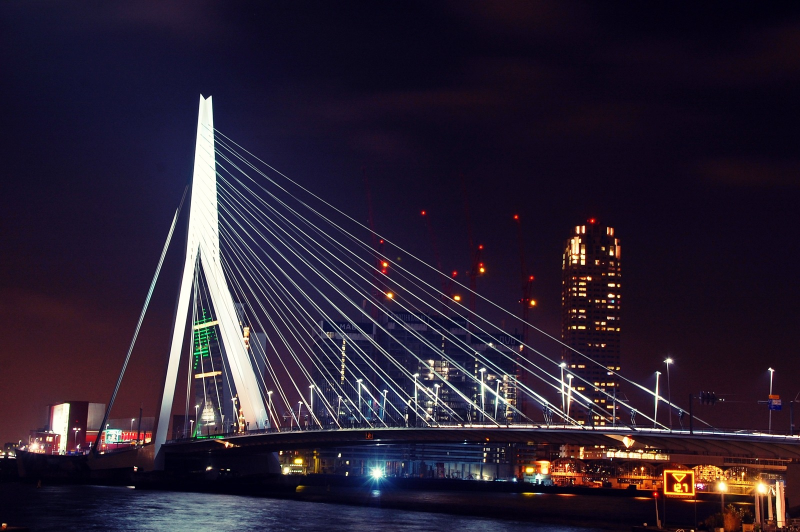
#> input picture 3.jpg, 1600 x 1064 px (shown at 1/2 size)
$ python -i utils.py   (imports and definitions only)
#> lines starting #> are read from the running program, lines starting #| are printed output that depends on the picture
#> further down, picture is the input picture: shape (1064, 1600, 3); mean B, G, R 50, 32.2, 42.5
'''
CBDNet Code Reimplementation
By Yuqian Zhou @ Megvii USA
'''
import numpy as np
import cv2
import os
import math
import scipy.io as sio
import matplotlib.pyplot as plt
from scipy.optimize import curve_fit  #scipy fit curve

#from colour_demosaicing import (
#    EXAMPLES_RESOURCES_DIRECTORY,
#    demosaicing_CFA_Bayer_bilinear,
#    demosaicing_CFA_Bayer_Malvar2004,
#    demosaicing_CFA_Bayer_Menon2007,
#    mosaicing_CFA_Bayer)

#gamma function for approximation the CRF function
def func(x, a):
    return np.power(x, a)

#fit the curve using the pre-defined function and return the fit parameter
# [322 lines left out: functions CRF_curve_fit, CRF_function_transfer, mosaic_bayer, ICRF_Map, CRF_Map, CRF_Map_opt and 5 more, not called in this run]

def generate_ms_GP_noise(image, scale=1.0):
    '''
    Generate Multi-scale Gaussian-possion noise:
    Downscale the image to generate noise, and upsample the noise map
    add it back to the original size of image
    n(x) = x + ns + nc, \sigma(ns) = x * \sigma_s , \sigma(nc) = \sigma_c
    ns is signal-dependent
    nc is signal-independent AWGN
    [Input] Image with [0,1]
    [Output] Noisy image with randomly sampled noise according to the noise model
    '''
#> called with scale = 1
    w, h, c = image.shape
#> w = 1064; h = 1600; c = 3
    temp_x = image.copy()
    temp_x_resize = cv2.resize(temp_x, (0,0), fx=scale, fy=scale, interpolation= cv2.INTER_AREA)
    w2, h2, c2 = temp_x_resize.shape  #new size
#> w2 = 1064; h2 = 1600; c2 = 3
    sigma_s = np.random.uniform(0.0, 0.16, (3,))
    #sigma_s = [0.13,0.13,0.13]
    sigma_c = np.random.uniform(0.0, 0.06, (3,))
    #sigma_c = [0.01,0.01,0.01]
    sigma_s = np.reshape(sigma_s, (1, 1, c))  #reshape the sigma factor to [1,1,c] to multiply with the image
#> sigma_s = [[0.0878, 0.114, 0.0964]]
    noise_s_map = np.multiply(sigma_s, temp_x_resize)  #according to x or temp_x?? (according to clean image or irradience)
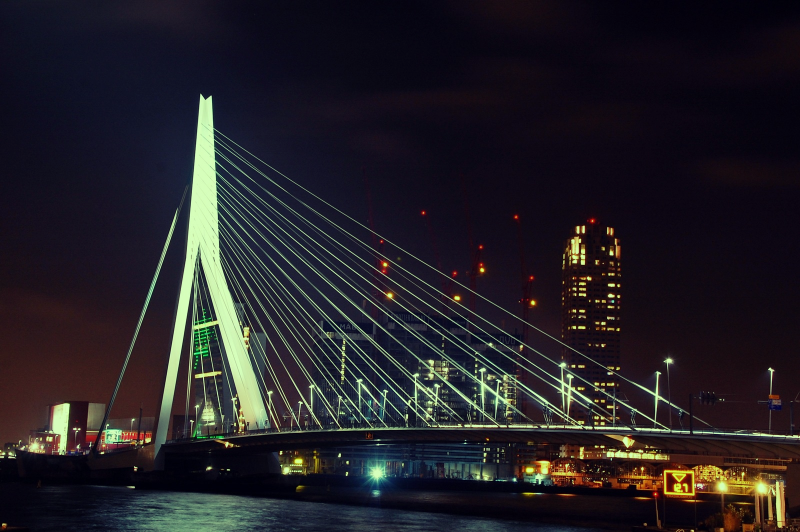
#> noise_s_map: shape (1064, 1600, 3) float64 (shown at 1/2 size); mean B, G, R 4.4, 3.7, 4.1; drawn with min black and max white
    #print(noise_s_map)           # different from the official code, here we use the original clean image x to compute the variance
    noise_s = np.random.randn(w2, h2, c2) * noise_s_map  #use the new variance to shift the normal distribution
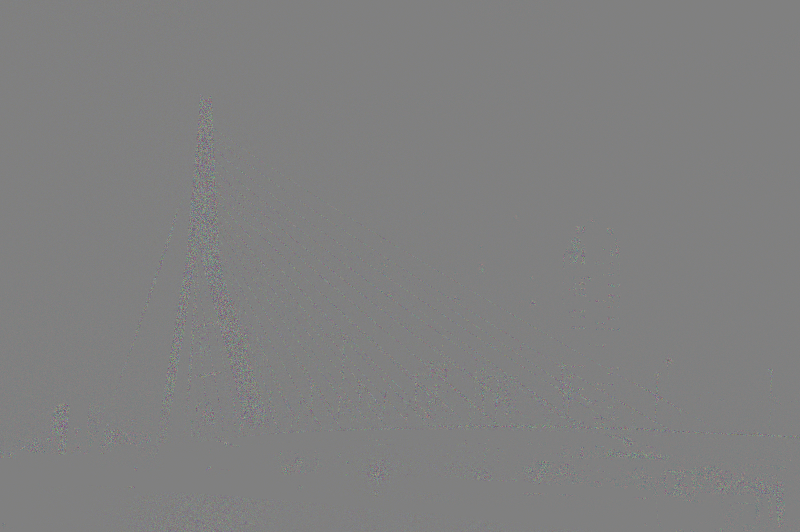
#> noise_s: shape (1064, 1600, 3) float64 (shown at 1/2 size); mean B, G, R 0, 0, 0; drawn with min black and max white
    temp_x = temp_x + cv2.resize(noise_s, dsize=(h, w), interpolation = cv2.INTER_AREA)
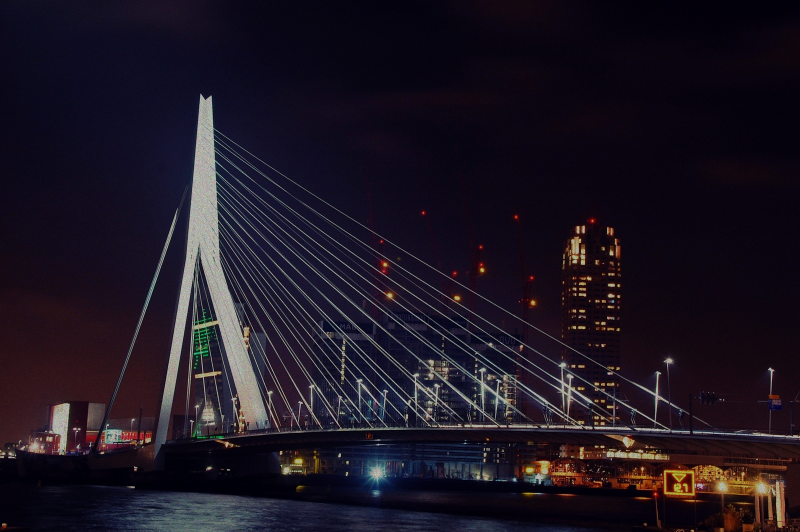
#> temp_x: shape (1064, 1600, 3) float64 (shown at 1/2 size); mean B, G, R 50, 32.2, 42.5; drawn with min black and max white
    #add signal_independent noise to L
    noise_c = np.zeros((w2, h2, c2))
    for chn in range(3):
        noise_c [:, :, chn] = np.random.normal(0, sigma_c[chn], (w2, h2))
    temp_x = temp_x + cv2.resize(noise_c, dsize=(h, w), interpolation = cv2.INTER_AREA)
    return temp_x

>>> import cv2
>>> picture = cv2.imread('3.jpg')
>>> result = generate_ms_GP_noise(picture)

$ run again, on 1.png
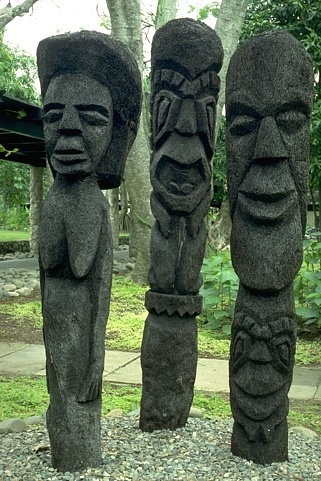
#> input picture 1.png, 321 x 481 px
#> picture is the input picture: shape (481, 321, 3); mean B, G, R 80.9, 102.6, 87.8
#> in generate_ms_GP_noise, `temp_x = temp_x + cv2.resize(noise_s, dsize=(h, w), interpolation = cv..`:
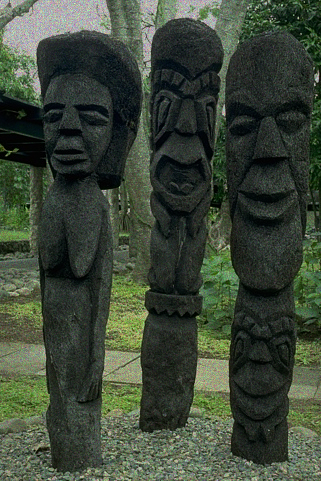
#> temp_x: shape (481, 321, 3) float64; mean B, G, R 81, 102.7, 87.8; drawn with min black and max white
#> after the loop in generate_ms_GP_noise, `for chn in range(3):`:
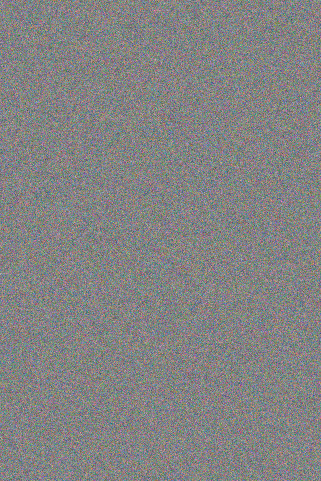
#> noise_c: shape (481, 321, 3) float64; mean of channels 0, 1, 2 7.32e-05, -2.2e-05, 1.77e-05; drawn with min black and max white
